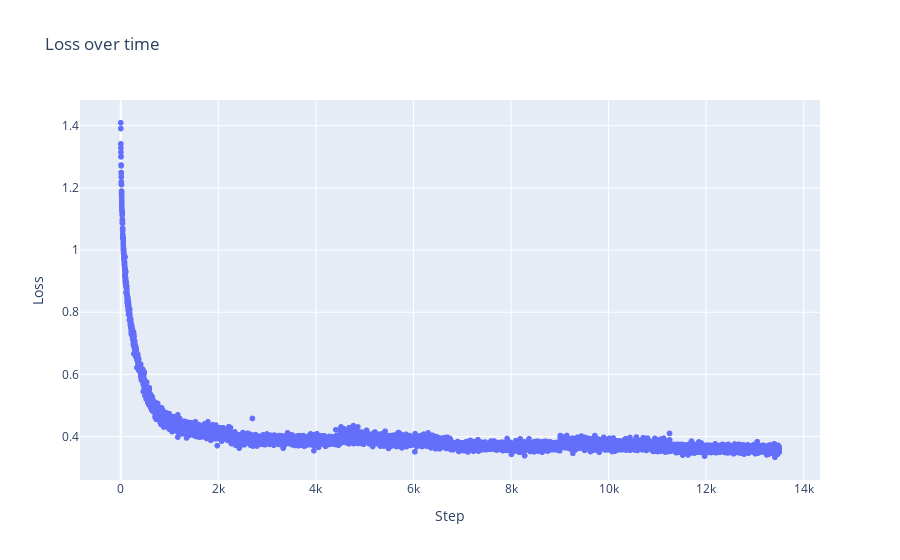

Notebook source saved alongside this figure:
### Code cell
n_epochs = 50
batch_size = 2048

for i in range(n_epochs): 
    permutation = torch.randperm(Xtr.shape[0])
    # batching 
    for j in range(0, Xtr.shape[0], batch_size):
        ix = permutation[j:j + batch_size]  

        logits = forward(Xtr[ix])
        loss = F.cross_entropy(logits, Ytr[ix]) #NB! this has to be the raw logits! 

        for p in parameters: 
            p.grad = None

        loss.backward()

        lr = 0.1 if i < n_epochs / 2 else 0.01
        # lr = 10 ** (-(total * 2 / 100000 + 1))

        for p in parameters: 
            p.data -= lr * p.grad

        lossi.append(loss.log10().item())
        stepi.append(total)
        total += 1

    logits = forward(Xdev)
    loss = F.cross_entropy(logits, Ydev)
    lossdevi.append(loss.item())

# messy because of mini-batching ! 
px.scatter(
    x=stepi,
    y=lossi,
    labels={'x': 'Step', 'y': 'Loss'},
    title='Loss over time',
)

### Figure 1 — Plotly figure (JSON) as saved in the notebook; plotly's stock layout.template omitted (floating-point values rounded to 4 significant figures; data arrays with more than 128 entries replaced by an {"elided": "..."} marker saying what was removed)
{"data": [{"hovertemplate": "Step=%{x}<br>Loss=%{y}<extra></extra>", "legendgroup": "", "marker": {"color": "#636efa", "symbol": "circle"}, "mode": "markers", "name": "", "showlegend": false, "type": "scattergl", "x": {"elided": "13500 int values"}, "xaxis": "x", "y": {"elided": "13500 float values"}, "yaxis": "y"}], "layout": {"legend": {"tracegroupgap": 0}, "title": {"text": "Loss over time"}, "xaxis": {"anchor": "y", "domain": [0, 1], "title": {"text": "Step"}}, "yaxis": {"anchor": "x", "domain": [0, 1], "title": {"text": "Loss"}}}}
